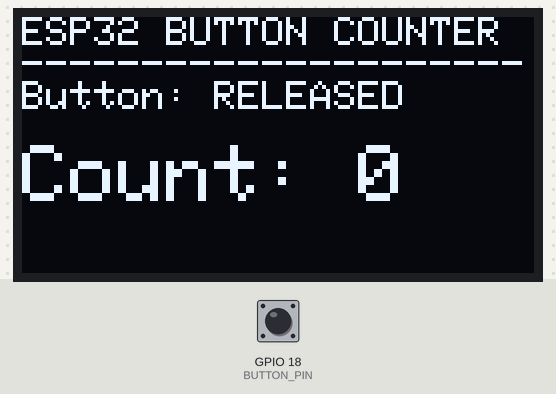
Bench run of a program on a simulated ESP32. Parts: 128×64 one-colour display. Inputs (shaded band) come from the test bench; at power-on: GPIO 18 (BUTTON_PIN) HIGH. What the program prints to the serial monitor is not drawn.

Above: at 1.2 s.
1.3 s: GPIO 18 (BUTTON_PIN) pulled LOW for 0.15 s
At 2.2 s:
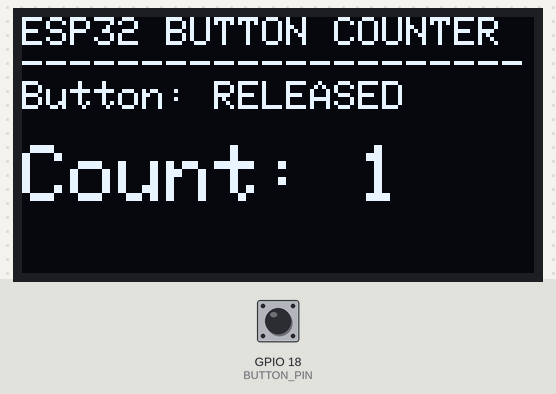
3.0 s: GPIO 18 (BUTTON_PIN) pulled LOW for 1 s
At 3.8 s:
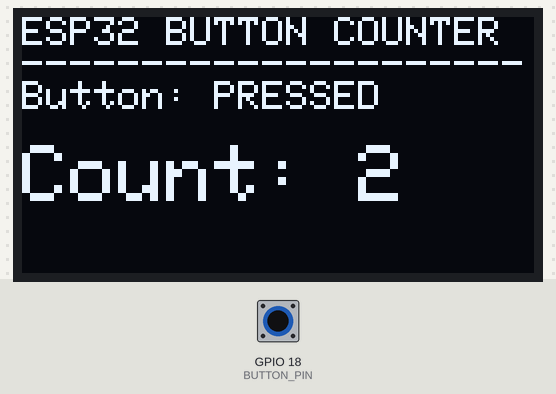
5.5 s: GPIO 18 (BUTTON_PIN) pulled LOW for 0.15 s
At 6.6 s:
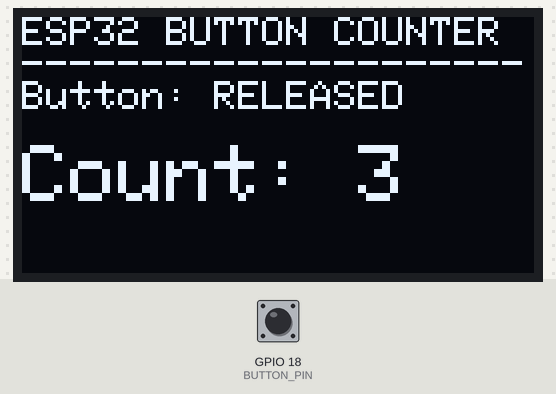
7.2 s: GPIO 18 (BUTTON_PIN) pulled LOW for 1 s
At 9.2 s:
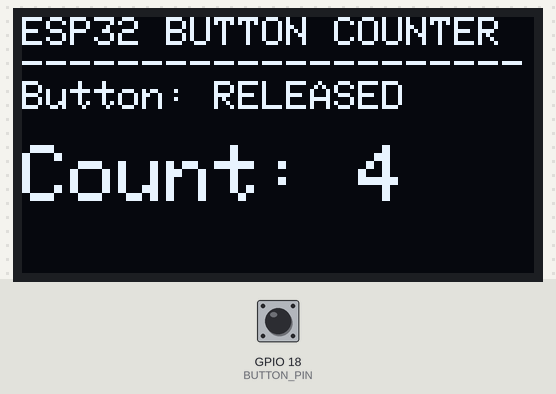
Timing chart, 0 to 10.7 s (numbered marks = the images above; inputs shaded):
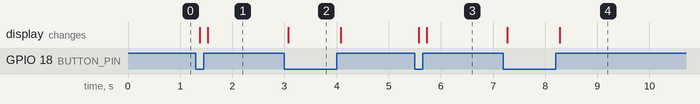

The program:

main.cpp
```cpp
// Home Task - OLED Display with Button Counter
// This program initializes an OLED display and counts button presses on an ESP32.

// Name: Khudaira Babar
// Registration Number: 24-NTU-CS-FL-1041

#include <Arduino.h>
#include <Wire.h>
#include <Adafruit_GFX.h>
#include <Adafruit_SSD1306.h>

#define SCREEN_WIDTH 128
#define SCREEN_HEIGHT 64
#define OLED_SDA 21
#define OLED_SCL 22
#define OLED_ADDR 0x3C


#define BUTTON_PIN 18
#define DEBOUNCE_MS 50


Adafruit_SSD1306 display(
    SCREEN_WIDTH,
    SCREEN_HEIGHT,
    &Wire,
    -1
);


int pressCount = 0;

int lastRawState = HIGH;
int stableButtonState = HIGH;

unsigned long lastDebounceTime = 0;


void updateDisplay() {
    display.clearDisplay();

    display.setTextSize(1);
    display.setTextColor(SSD1306_WHITE);

    display.setCursor(0, 0);
    display.println("ESP32 BUTTON COUNTER");

    display.println("---------------------");

    display.print("Button: ");

    if (stableButtonState == LOW) {
        display.println("PRESSED");
    } else {
        display.println("RELEASED");
    }

    display.println();

    display.setTextSize(2);
    display.print("Count: ");
    display.println(pressCount);

    display.display();
}

void setup() {
    Serial.begin(115200);


    Wire.begin(OLED_SDA, OLED_SCL);


    pinMode(BUTTON_PIN, INPUT_PULLUP);


    if (!display.begin(
            SSD1306_SWITCHCAPVCC,
            OLED_ADDR
        )) {
        Serial.println("OLED initialization failed!");

        while (true) {

        }
    }


    lastRawState = digitalRead(BUTTON_PIN);
    stableButtonState = lastRawState;


    updateDisplay();

    Serial.println("OLED initialized successfully.");
    Serial.println("Button counter ready.");
    Serial.println("Press count: 0");
}

void loop() {

    int reading = digitalRead(BUTTON_PIN);


    if (reading != lastRawState) {
        lastDebounceTime = millis();
        lastRawState = reading;
    }


    if (millis() - lastDebounceTime >= DEBOUNCE_MS) {

        if (reading != stableButtonState) {
            stableButtonState = reading;


            if (stableButtonState == LOW) {
                pressCount++;

                Serial.print("Accepted press! Count: ");
                Serial.println(pressCount);
            }

            updateDisplay();
        }
    }


}
```

Measured:
- after the input at 1.3 s, the display: first changes after 0.08 s (image 1 shows a later state)
- after the input at 3.0 s, the display: changes after 0.08 s (image 2)
- after the input at 5.5 s, the display: first changes after 0.08 s (image 3 shows a later state)
- after the input at 7.2 s, the display: first changes after 0.08 s (image 4 shows a later state)
